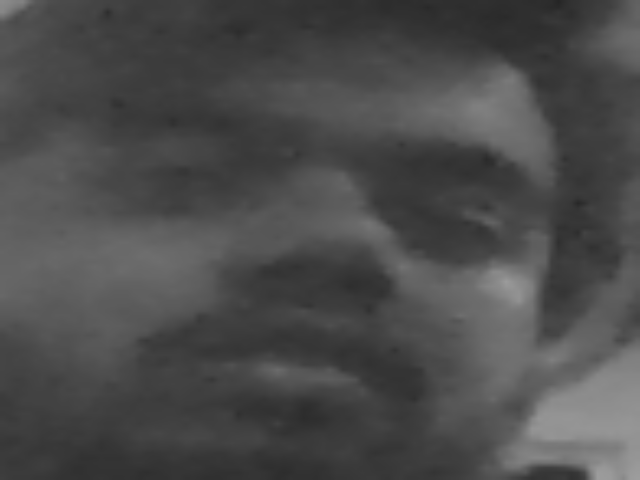
#> input picture Class Projects/Assingment 1/dataset/Akshat/33.png, 640 x 480 px, found by its file name
$ python face_detect.py
#> lines starting #> are read from the running program, lines starting #| are printed output that depends on the picture; after the words box and inside, x2 and y2 are one past the last pixel; in counts of white or black regions, pixels touching at a corner belong together
import cv2,os,numpy as np
import datetime as dt
# Change the paths below to the location where these files are on your machine

haar_file = 'xml.xml'
datasets = "C:/Users/jujjw/PycharmProjects/face_detect/dataset"

print('Training classifier...')

(images, labels, names, id) = ([], [], {}, 0)

for (subdirs, dirs, files) in os.walk(datasets):
    for subdir in dirs:
        names[id] = subdir
        subjectpath = os.path.join(datasets, subdir)
        for filename in os.listdir(subjectpath):
            path = os.path.join(subjectpath, filename)
            label = id
            images.append(cv2.imread(path, 0))
            labels.append(int(label))
        id += 1
#> id = 1

(width, height) = (640, 480)

(images, labels) = [np.array(lists) for lists in [images, labels]]

model = cv2.face.LBPHFaceRecognizer_create()
model.train(images, labels)

face_cascade = cv2.CascadeClassifier(haar_file)
cap = cv2.VideoCapture(0)

print('Classifier trained!')
print('Attempting to detecting faces...')

while True:
    ret, frame = cap.read()
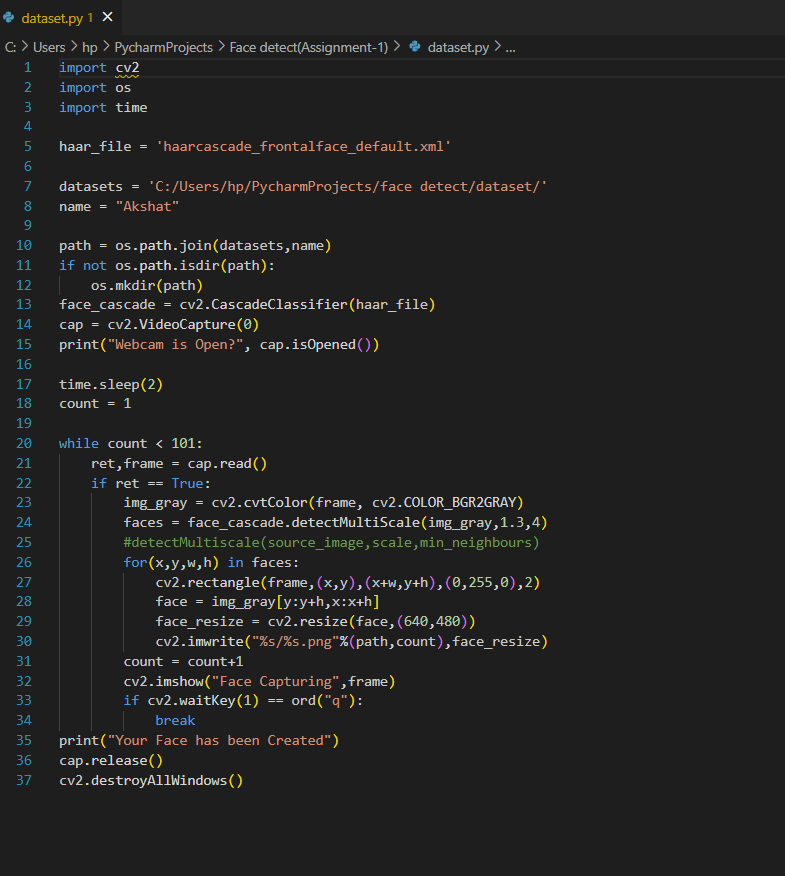
#> input picture Class Projects/Assingment 1/dataset_code_img.png, 785 x 876 px, given in place of the camera
#> frame is the input picture: shape (876, 785, 3); mean B, G, R 35.1, 35.4, 35.4
    date_time = str(dt.datetime.now())
    frame = cv2.putText(frame, date_time, (370, 470), cv2.FONT_HERSHEY_SIMPLEX, 0.5, (255, 255, 255), 1, cv2.LINE_AA)
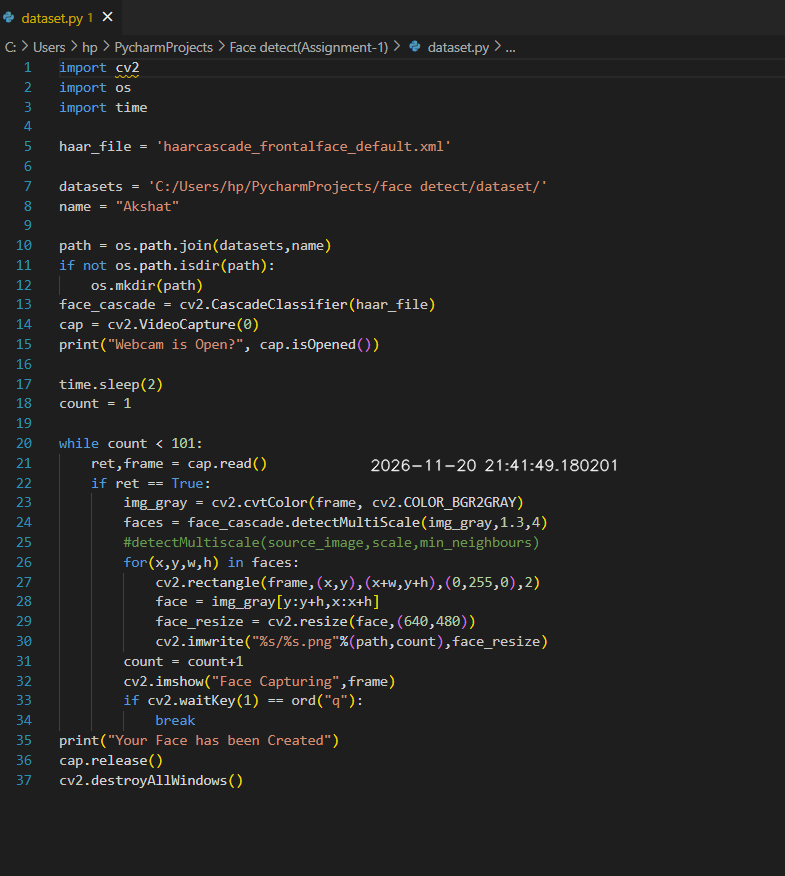
#> frame: shape (876, 785, 3); 0.22% of pixels changed, all inside (x1, y1, x2, y2) = (370, 458, 617, 472)
    if ret==True:
        img_gray = cv2.cvtColor(frame, cv2.COLOR_BGR2GRAY)
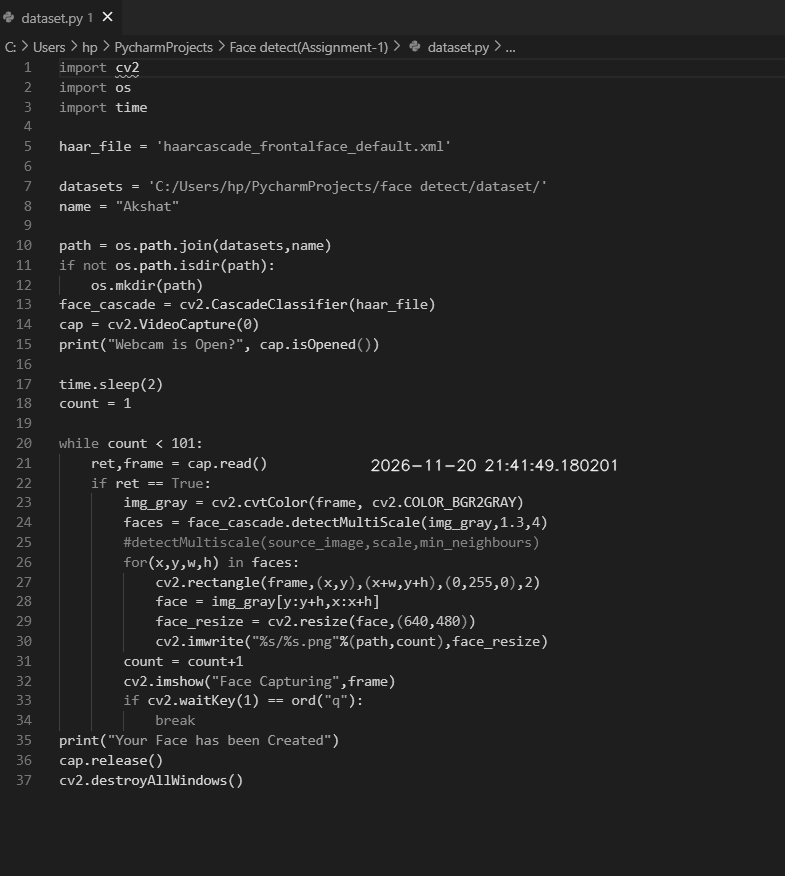
#> img_gray: shape (876, 785); min 29, max 255, mean 35.6
        faces = face_cascade.detectMultiScale(img_gray, 1.4, 4)
        for (x, y, w, h) in faces:
            cv2.rectangle(frame, (x, y), (x + w, y + h), (0, 0, 255), 2)
            face = img_gray[y:y + h, x:x + w]
            face_resize = cv2.resize(face, (width, height))
            prediction = model.predict(face_resize)

            if prediction[1] < 74:
                cv2.putText(frame, '%s' % (names[prediction[0]].strip()), (x + 5, (y + 25) + h),
                            cv2.FONT_HERSHEY_PLAIN, 1.5, (20, 185, 20), 2)
                # confidence = (prediction[1]) if prediction[1] <= 100.0 else 100.0
                # print("Predicted person: {}, Confidence: {}%".format(names[prediction[0]].strip(),
                #                                                        round((confidence / 74.5) * 100, 2)))
            else:
                cv2.putText(frame, 'Unknown', (x + 5, (y + 25) + h), cv2.FONT_HERSHEY_PLAIN, 1.5, (65, 65, 255), 2)
                print("Predicted person: Unknown")

        cv2.imshow('OpenCV Face Recognition', frame)
        if cv2.waitKey(1) == ord("q"):
#> (key q is pressed here)
            break
cap.release()
cv2.destroyAllWindows()
